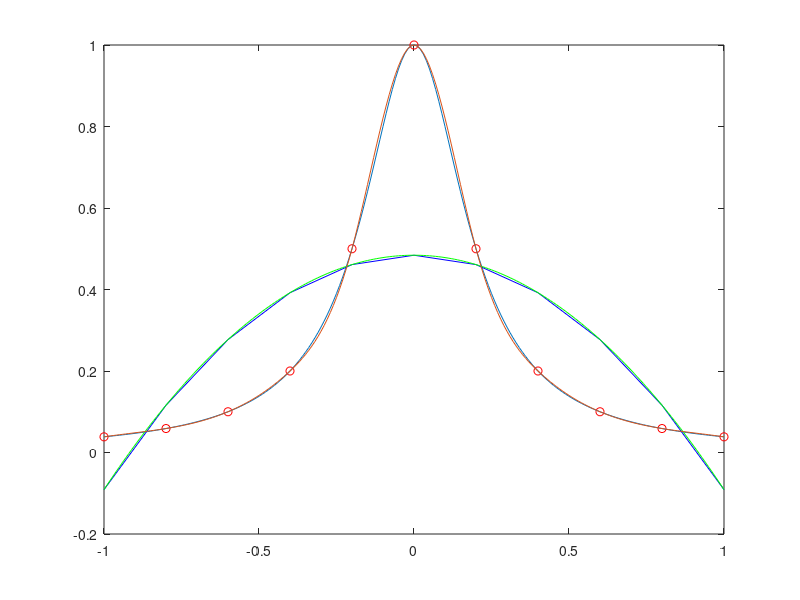

Write the MATLAB code that produced this figure.
clear
clc
% x = [1,2,3,4,5]
% y = [4,4.5,6,8,8.5]
x = -1:0.2:1;
y = 1./(1 + 25 * x .* x);
x_t = -1:0.01:1;
y_t = 1./(1 + 25 * x_t .* x_t);
figure
plot(x,y,'ro',x_t,y_t);
hold on
N = 4;
A = zeros(N,N);
B = zeros(N,1);
for i = 1 : N
    for j = 1 : N
        A(i,j) = sum(x.^(i + j - 2));
    end
    B(i) =  x.^(i-1) * y';
end
C = inv(A)*B;
y_fit = 0;
for i = 1 : N
    y_fit = y_fit + C(i) * (x.^(i-1));
end
p1=polyfit(x,y,3);
y_fit2 = polyval(p1,x_t);
y_Insert = spline(x,y,x_t);
plot(x,y_fit,'b',x_t,y_fit2,'g',x_t,y_Insert);
